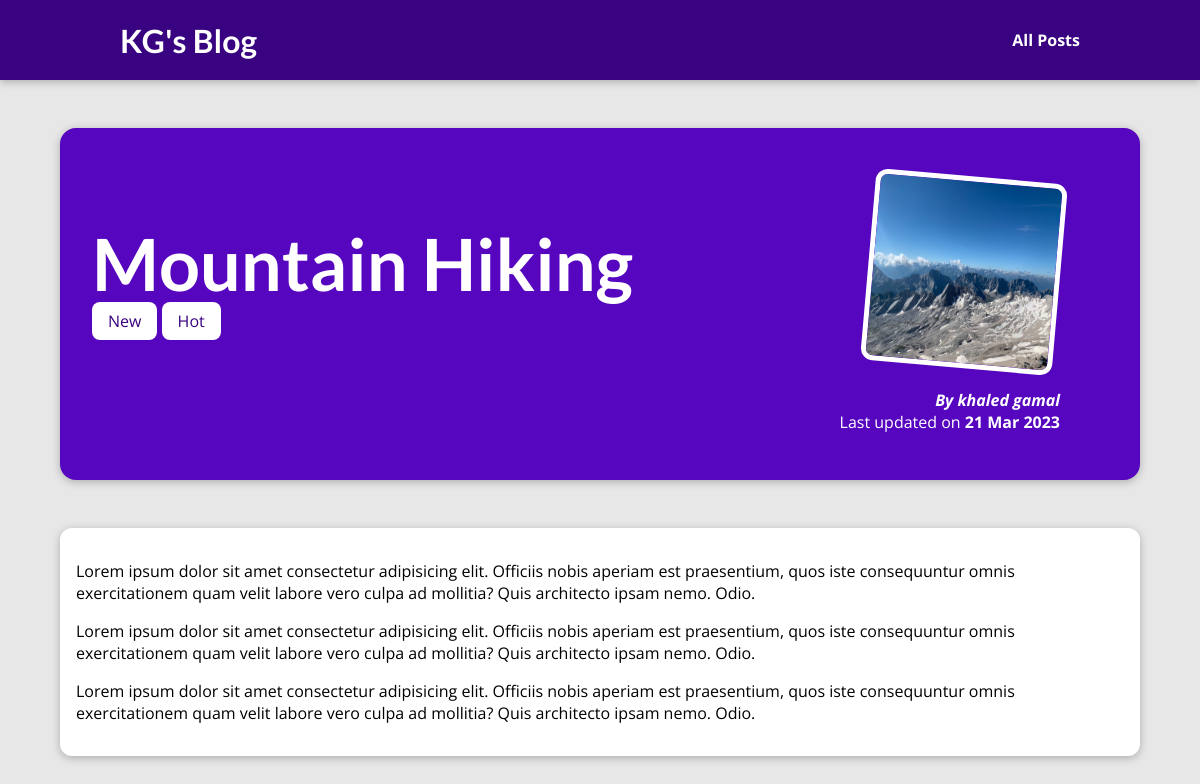
The app's page /posts/hike-in-the-mountains/ with its own data.
### blog/models.py (models this page shows, shortened)
class Post(models.Model):
    title = models.CharField(max_length=100)
    excerpt = models.TextField(max_length=500)
    image = models.ImageField( upload_to='posts', null=True)
    date = models.DateField(auto_now=True)
    slug = models.SlugField(unique=True, db_index=True)
    content = models.TextField(validators=[MinLengthValidator(10)])
    author = models.ForeignKey(
        "Author",  on_delete=models.SET_NULL, null=True, related_name='posts')
    tags = models.ManyToManyField("Tag")

class Tag(models.Model):
    caption = models.CharField(max_length=20)

class Author(models.Model):
    first_name = models.CharField(max_length=50)
    last_name = models.CharField(max_length=50)
    email_address = models.EmailField(max_length=254)
    def full_name(self):
        return f'{self.first_name} {self.last_name}'
    def __str__(self):
        return self.full_name()

### blog/views.py (the view)
# urls.py: path('posts/<slug:slug>/', views.SinglePostView.as_view(), name='post-detail-page'),
class SinglePostView(DetailView):
    template_name = 'blog/post-detail.html'
    model = Post
    def get_context_data(self, **kwargs):
        context = super().get_context_data(**kwargs)
        context["post_tags"] = self.object.tags.all() #access all the tags for this given post
        return context

### blog/templates/blog/post-detail.html (shortened to what this page needs)
{% extends 'base.html' %}
{% load static %}
{% block css_files %}
    <link rel="stylesheet" href="{% static 'blog/post-detail.css' %}">
{% endblock css_files %}
{% block body %}
    <section id="summary">
        <h2>{{post.title}}</h2>
        <div>
            {% for tag in post_tags  %}
                <span class='tag'>{{tag.caption}}</span>
            {% endfor %}
        </div>
        <article>
            <img src="{{post.image.url}}" alt="{{post.title}}" />
            <address>By <a href="mailto:{{post.author.email_address}}">{{post.author}}</a></address>
            <div>Last updated on <time>{{post.date|date:'d M Y'}}</time></div>
        </article>
    </section>
    <main>
        {{post.content|linebreaks}}
    </main>
{% endblock body %}

### templates/base.html (shortened to what this page needs)
{% load static %}
<!DOCTYPE html>
<html lang="en">
<head>
    <link rel="stylesheet" href="{% static 'app.css' %}">
    {% block css_files %}{% endblock css_files %}
</head>
<body>
    <header id='main-navigation'>
        <h1><a href="{% url 'starting-page' %}">KG's Blog</a></h1>
        <nav>
            <a href="{% url 'posts-page' %}">All Posts</a>
        </nav>
    </header>
    {% block body %}
    {% endblock body %}
</body>
</html>

### static/app.css (style rules this page uses)
* { box-sizing: border-box; }
html { font-family: 'Open Sans', 'Lato', sans-serif; }
body { margin: 0; }
h1, h2, h3 { font-family: 'Lato', sans-serif; font-weight: bold; }
#main-navigation { width: 100%; height: 5rem; display: flex; justify-content: space-between; align-items: center; padding: 0 10%; position: absolute; top: 0; left: 0; }
#main-navigation a { text-decoration: none; color: white; font-weight: bold; }

### blog/static/blog/post-detail.css (style rules this page uses)
body { background-color: #e7e7e7; }
#main-navigation { background-color: #390281; box-shadow: 0 2px 8px rgba(0, 0, 0, 0.25); }
#summary { margin: 8rem auto 3rem auto; padding: 2rem; width: 90%; max-width: 90rem; border-radius: 16px; background-color: #5706c0; position: relative; box-shadow: 0 2px 8px rgba(0, 0, 0, 0.25); height: 22rem; }
#summary h2 { color: white; font-size: 4.5rem; margin-bottom: 0.25rem; }
#summary article { position: absolute; top: 2rem; right: 3rem; padding: 1rem 2rem; border-radius: 12px; text-align: right; color: white; }
#summary article img { width: 12rem; height: 12rem; border-radius: 12px; transform: rotateZ(5deg); border: 5px solid white; margin-bottom: 1rem; }
#summary address { font-weight: bold; }
#summary a { color:white; text-decoration: none; }
#summary time { font-weight: bold; }
main { width: 90%; max-width: 90rem; margin: 3rem auto; background-color: white; padding: 1rem; border-radius: 12px; box-shadow: 0 2px 8px rgba(0, 0, 0, 0.25); }
.tag { background-color: white; color: #390281; padding: 0.5rem 1rem; border-radius: 8px; }

### records on screen
Post: title "Mountain Hiking", image (picture), author "khaled gamal", date "21 Mar 2023", content "Lorem ipsum dolor sit amet consectetur adipisicing elit. Officiis nobis aperiam est praesentium, quos iste consequuntur omnis exercitationem quam velit labore vero culpa ad mollitia? Quis architecto ipsam nemo. Odio. Lorem ipsum dolor sit amet consectetur adipisicing elit. Officiis nobis aperiam est praesentium, quos iste consequuntur omnis exercitationem quam velit labore vero culpa ad mollitia? Quis architecto ipsam nemo. Odio. Lorem ipsum dolor sit amet consectetur adipisicing elit. Officiis nobis aperiam est praesentium, quos iste consequuntur omnis exercitationem quam velit labore vero culpa ad mollitia? Quis architecto ipsam nemo. Odio."
Tag: caption "New"
Tag: caption "Hot"
